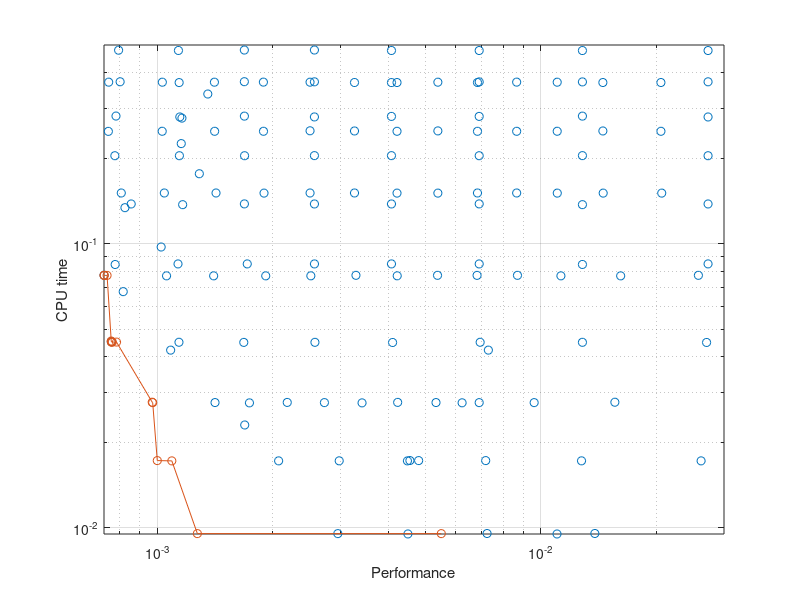

This chart was generated by the following MATLAB code:
%% formulation 
% model
% ode(1) = (1-x(2)^2)*x(1) - x(2) + u(1);
% ode(2) = 0.02*x(1);
% cost function (least squares format) 
% node_objective_residual = sqrt(Ts)*[ sqrt(0.01)*((x(1))); 
%                                      sqrt(50)*(x(2)); 
%                                      sqrt(0.0001)*(s(1));]; % least squares format
% term_objective_residual = [sqrt(0.01)*(term_x(1)); 
%                            sqrt(50)*(term_x(2))]; % least squares format
% constraints
% +/- 10 bounds on inputs
% Real-time feasibility constraints are not taken into account

%% full design exploration
% design exploration was performed with the following grid
% Ts = linspace(0.5,5,30);
% N = 1:10
% Integator: Euler, Trapezoidal, Simpson
load('full_exploration_data.mat');

%% MOO with NOMAD
% 1. firstly tried optimizing N, Ts with a fixed integrator (euler,
% trapezoidal, simpson), with a budget of 200 evaluations per problem
% 2. Optimizaed all three parameters simulataneously (N, Ts, Integrator)
% with a budget of 300 evaluations.
load('moo_nomad.mat');


%% plot the results
% compare separate design optimizaiton vs joint
% loglog( fval_euler(1,:),fval_euler(2,:),'-o',fval_trapezoidal(1,:),fval_trapezoidal(2,:),'-o', fval_simpson(1,:),fval_simpson(2,:),'-o',fval_overal(1,:),fval_overal(2,:),'-o');
% %loglog( fval_euler(1,:),fval_euler(2,:),'-o',fval_trapezoidal(1,:),fval_trapezoidal(2,:),'-o', fval_simpson(1,:),fval_simpson(2,:),'-o');
% legend('Euler', 'Trapezoidal', 'Simpson', 'Combined');
% xlabel('Performance'); ylabel('CPU time');

% compare full design exploration vs optimization based approach
loglog( f_val_exploration(1,:),f_val_exploration(2,:),'o', fval_overal(1,:),fval_overal(2,:),'-o');
xlabel('Performance'); ylabel('CPU time');
axis([0,0.03,0,0.5]);
grid on;